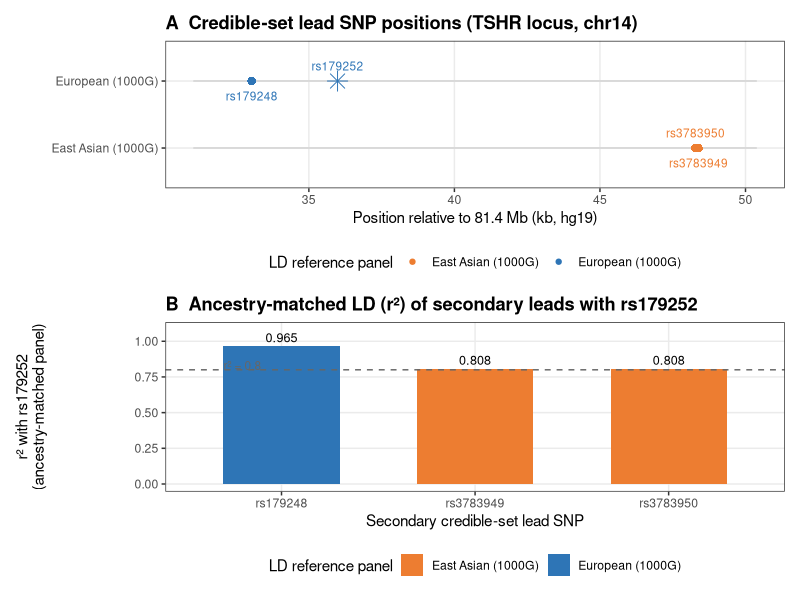
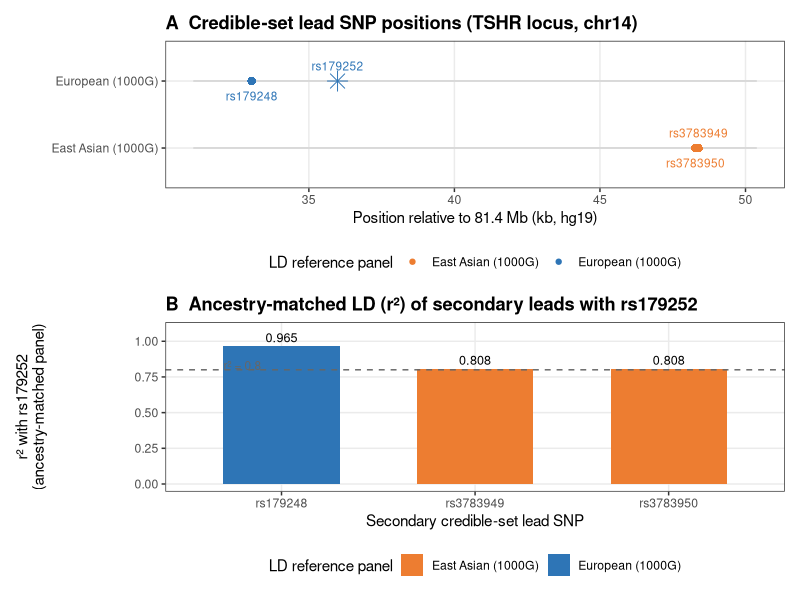

The R source for these figures, in order:
#!/usr/bin/env Rscript
# =============================================================================
# TED-TRAP v5 — Supplementary Figure S1: TSHR fine-mapping & LD rationale
# =============================================================================
# Purpose: show WHY TSHR is retained as a single-IV / locus-level anchor rather
# than a multi-IV exposure. Data from Table S3 (SuSiE credible sets).
#
# Panel A: credible-set lead SNP genomic positions (rs179252 = primary anchor)
# Panel B: ancestry-matched LD r2 of each secondary lead with rs179252
#
# Requires: ggplot2, data.table, patchwork
# =============================================================================

suppressPackageStartupMessages({ library(data.table); library(ggplot2); library(patchwork) })

WORK   <- "c:/ProjectTEDGWAS/TrackA_MR/v5_upgrade"
OUTDIR <- file.path(WORK, "07_manuscript/figures")
dir.create(OUTDIR, recursive=TRUE, showWarnings=FALSE)

# ---- data (from Table S3, verified) ----
cs <- data.table(
  panel   = c("European (1000G)","European (1000G)","East Asian (1000G)","East Asian (1000G)"),
  cs_id   = c("CS_1","CS_2","CS_1","CS_2"),
  snp     = c("rs179252","rs179248","rs3783950","rs3783949"),
  pos     = c(81435985, 81433038, 81448282, 81448382),
  r2_eur  = c(1.000, 0.965, 0.229, 0.207),
  r2_eas  = c(1.000, 0.992, 0.808, 0.808),
  is_primary = c(TRUE, FALSE, FALSE, FALSE)
)
# ancestry-matched r2 = r2 from the panel that detected the credible set
cs[, r2_matched := ifelse(panel=="European (1000G)", r2_eur, r2_eas)]
cs[, pos_kb := (pos - 81400000)/1000]   # position relative to 81.4 Mb, in kb
cols <- c("European (1000G)"="#2E75B6", "East Asian (1000G)"="#ED7D31")

# ---- Panel A: genomic positions ----
pA <- ggplot(cs, aes(pos_kb, panel, color=panel)) +
  geom_segment(aes(x=min(pos_kb)-2, xend=max(pos_kb)+2, y=panel, yend=panel),
               color="grey85", linewidth=0.6) +
  geom_point(aes(size=is_primary, shape=is_primary)) +
  ggrepel::geom_text_repel(aes(label=snp), size=3, direction="y",
                           box.padding=0.5, segment.color="grey70", show.legend=FALSE) +
  scale_color_manual(values=cols, name="LD reference panel") +
  scale_size_manual(values=c(`TRUE`=4.5, `FALSE`=2.6), guide="none") +
  scale_shape_manual(values=c(`TRUE`=8, `FALSE`=16), guide="none") +  # star for primary
  labs(title="A  Credible-set lead SNP positions (TSHR locus, chr14)",
       x="Position relative to 81.4 Mb (kb, hg19)", y=NULL) +
  theme_bw(base_size=11) +
  theme(plot.title=element_text(face="bold"), legend.position="bottom",
        panel.grid.minor=element_blank())

# ---- Panel B: ancestry-matched LD with rs179252 ----
cs_sec <- cs[is_primary==FALSE]
cs_sec[, lab := sprintf("%s\n(%s)", snp, sub(" .*","",panel))]
pB <- ggplot(cs_sec, aes(reorder(snp, -r2_matched), r2_matched, fill=panel)) +
  geom_col(width=0.6) +
  geom_hline(yintercept=0.8, linetype="dashed", color="grey40") +
  annotate("text", x=0.7, y=0.83, label="r² = 0.8", size=3, color="grey40", hjust=0) +
  geom_text(aes(label=sprintf("%.3f", r2_matched)), vjust=-0.4, size=3.2) +
  scale_fill_manual(values=cols, name="LD reference panel") +
  scale_y_continuous(limits=c(0,1.08), breaks=seq(0,1,0.25)) +
  labs(title="B  Ancestry-matched LD (r²) of secondary leads with rs179252",
       x="Secondary credible-set lead SNP", y="r² with rs179252\n(ancestry-matched panel)") +
  theme_bw(base_size=11) +
  theme(plot.title=element_text(face="bold"), legend.position="bottom",
        panel.grid.minor=element_blank())

sf1 <- pA / pB + plot_layout(heights=c(1, 1.15))
ggsave(file.path(OUTDIR,"FigureS1_TSHR_finemapping_LD.png"), sf1, width=8, height=8, dpi=300)
ggsave(file.path(OUTDIR,"FigureS1_TSHR_finemapping_LD.pdf"), sf1, width=8, height=8)

cat("Figure S1 written.\n")
cat("Secondary leads ancestry-matched r2 with rs179252 (all >= 0.808):\n")
print(cs_sec[, .(snp, panel, r2_matched)])
